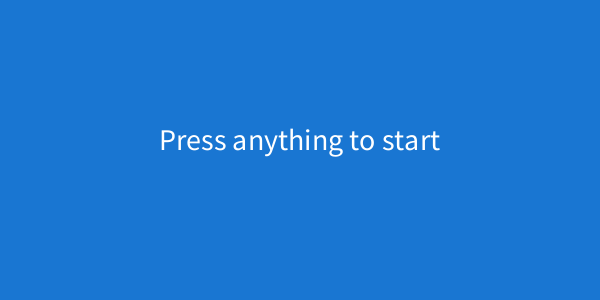
Frame 1 (no input)
Frame 60 (the mouse pressed at the canvas centre just before this capture): identical to frame 1, image omitted
Frame 120 (the mouse held since frame 60 and released just before this capture): identical to frame 1, image omitted

The Processing sketch that drew this single still picture (run headless with seeded random() and noise(); from frame 60 on, the mouse is pressed at the canvas centre):

// Processing sketch: Tobinary
// ── Tobinary.pde
void setup() {
  size(600, 300);
  background(25, 118, 210);
  textAlign(CENTER);
  textSize(30);
  frameRate(60);
  text("Press anything to start", width/2, height/2);
  //line(100,90,width-100, 90);
}
float w;
void draw() {
  //  stroke(0);
  //  println("1");
  //  delay(1000);
  //  stroke(255);
  //  line(width/2+w/2+2, height/3-30, width/2+w/2+2, height/3+10);
  //
}


String input = "";
void keyTyped() { //don't want to waist processing power by running the main loop the whole time, just update when a key is pressed
  if (key == 8 && input.length() > 0) {
    input = input.substring( 0, input.length()-1 );// deleate a value
  } else if ((key-48) >= 0 && (key-48) <=10) {
    input += (key-48);
  }
  background(25, 118, 210);
  textSize(30);
  textAlign(CENTER);
  fill(255);
  text("Please Input A Decimal Number Below:", width/2, 40);
  strokeWeight(40);
  rectMode(CENTER);
  fill(255);
  stroke(255);
  rect(width/2, height/3-10, width/2, 7);
  text("Your binary number is:", width/2, height/2);
  rect(width/2, height/3*2, width/4*3, 7);
  fill(0);
  text(input, width/2, height/3);
  w = textWidth(input);
  stroke(0);
  strokeWeight(2);
  if (focused){
    line(width/2+w/2+2, height/3-30, width/2+w/2+2, height/3+10);
  }
  //text("░", width/2+w/2+textWidth("░")/2, height/3);

  //cursor = "░";
    println(binary(int(input))); 

  if (convertToBinary(int(input)).length() < 24 && input.length() < 9) {
    text(convertToBinary(int(input)), width/2, height/3*2+10);
} else {
    text("ERROR: TOO LONG!", width/2, height/3*2+10);
    //  }if (input.length() == 0){
    //    text("0",width/2, height/3);
  }
}
String convertToBinary(int i) {
  String binary = "";
  while (i > 0) {
    int remander = i%2;
    binary = remander + binary;
    i /= 2;
  }
  while (binary.length () < 8) {
    binary = 0 + binary;
  }
  return binary;
}
void mousePressed() {
  keyTyped();
}
